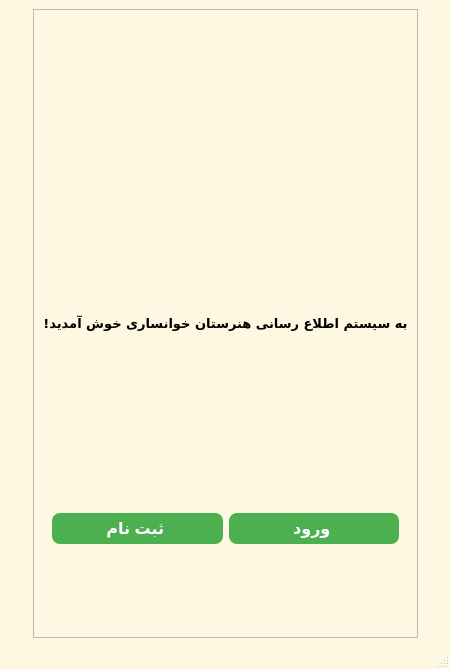
<?xml version="1.0" encoding="UTF-8"?>
<ui version="4.0">
 <class>MainWindow</class>
 <widget class="QMainWindow" name="MainWindow">
  <property name="geometry">
   <rect>
    <x>0</x>
    <y>0</y>
    <width>450</width>
    <height>669</height>
   </rect>
  </property>
  <property name="minimumSize">
   <size>
    <width>450</width>
    <height>669</height>
   </size>
  </property>
  <property name="maximumSize">
   <size>
    <width>450</width>
    <height>669</height>
   </size>
  </property>
  <property name="windowTitle">
   <string>MainWindow</string>
  </property>
  <property name="styleSheet">
   <string notr="true">QMainWindow{
 background-color: rgb(254, 248, 226); ;
}</string>
  </property>
  <widget class="QWidget" name="centralwidget">
   <layout class="QHBoxLayout" name="horizontalLayout_2">
    <item>
     <spacer name="horizontalSpacer">
      <property name="orientation">
       <enum>Qt::Horizontal</enum>
      </property>
      <property name="sizeHint" stdset="0">
       <size>
        <width>130</width>
        <height>20</height>
       </size>
      </property>
     </spacer>
    </item>
    <item>
     <widget class="QFrame" name="frame">
      <property name="frameShape">
       <enum>QFrame::StyledPanel</enum>
      </property>
      <property name="frameShadow">
       <enum>QFrame::Raised</enum>
      </property>
      <layout class="QVBoxLayout" name="verticalLayout">
       <item>
        <widget class="QLabel" name="pic_main">
         <property name="sizePolicy">
          <sizepolicy hsizetype="Maximum" vsizetype="Maximum">
           <horstretch>0</horstretch>
           <verstretch>0</verstretch>
          </sizepolicy>
         </property>
         <property name="maximumSize">
          <size>
           <width>400</width>
           <height>500</height>
          </size>
         </property>
         <property name="text">
          <string/>
         </property>
         <property name="pixmap">
          <pixmap>../picture/logo.png</pixmap>
         </property>
         <property name="scaledContents">
          <bool>true</bool>
         </property>
         <property name="alignment">
          <set>Qt::AlignCenter</set>
         </property>
        </widget>
       </item>
       <item>
        <widget class="QLabel" name="label_2">
         <property name="font">
          <font>
           <family>B Titr</family>
           <pointsize>10</pointsize>
           <weight>75</weight>
           <bold>true</bold>
          </font>
         </property>
         <property name="text">
          <string>به سیستم اطلاع رسانی هنرستان خوانساری خوش آمدید!</string>
         </property>
         <property name="scaledContents">
          <bool>true</bool>
         </property>
         <property name="alignment">
          <set>Qt::AlignCenter</set>
         </property>
        </widget>
       </item>
       <item>
        <widget class="QWidget" name="widget" native="true">
         <layout class="QHBoxLayout" name="horizontalLayout">
          <item>
           <widget class="QPushButton" name="reg_btn">
            <property name="styleSheet">
             <string notr="true">QPushButton {
  padding: 6px 12px;
  font-size: 16px;
  font-weight: bold;
  color: #ffffff;
  background-color: #4CAF50; /* سبز */
  border: none;
  border-radius: 8px;
  cursor: pointer;
  transition: all 0.3s ease; /* انیمیشن نرم برای تغییرات */
  box-shadow: 0 4px 6px rgba(0, 0, 0, 0.1); /* سایه */

}
QPushButton:hover {
  background-color: #45a049; /* سبز تیره‌تر هنگام hover */
  color: #000;
  transform: translateY(-2px); /* حرکت جزئی به بالا */
  box-shadow: 0 6px 8px rgba(0, 0, 0, 0.15);
}
</string>
            </property>
            <property name="text">
             <string>ثبت نام </string>
            </property>
           </widget>
          </item>
          <item>
           <widget class="QPushButton" name="login_btn">
            <property name="layoutDirection">
             <enum>Qt::LeftToRight</enum>
            </property>
            <property name="styleSheet">
             <string notr="true">QPushButton {
  padding: 6px 12px;
  font-size: 16px;
  font-weight: bold;
  color: #ffffff;
  background-color: #4CAF50; /* سبز */
  border: none;
  border-radius: 8px;
  cursor: pointer;
  transition: all 0.3s ease; /* انیمیشن نرم برای تغییرات */
  box-shadow: 0 4px 6px rgba(0, 0, 0, 0.1); /* سایه */

}
QPushButton:hover {
  background-color: #45a049; /* سبز تیره‌تر هنگام hover */
  color: #000;
  transform: translateY(-2px); /* حرکت جزئی به بالا */
  box-shadow: 0 6px 8px rgba(0, 0, 0, 0.15);
}
</string>
            </property>
            <property name="text">
             <string>ورود </string>
            </property>
           </widget>
          </item>
         </layout>
        </widget>
       </item>
      </layout>
     </widget>
    </item>
    <item>
     <spacer name="horizontalSpacer_2">
      <property name="orientation">
       <enum>Qt::Horizontal</enum>
      </property>
      <property name="sizeHint" stdset="0">
       <size>
        <width>129</width>
        <height>20</height>
       </size>
      </property>
     </spacer>
    </item>
   </layout>
  </widget>
  <widget class="QMenuBar" name="menubar">
   <property name="geometry">
    <rect>
     <x>0</x>
     <y>0</y>
     <width>450</width>
     <height>26</height>
    </rect>
   </property>
  </widget>
  <widget class="QStatusBar" name="statusbar"/>
 </widget>
 <resources/>
 <connections/>
</ui>
